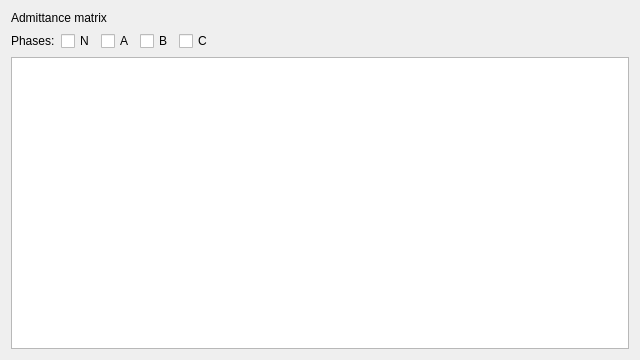
<?xml version="1.0" encoding="UTF-8"?>
<ui version="4.0">
 <class>AdmittanceMatrixEditorWidget</class>
 <widget class="QWidget" name="AdmittanceMatrixEditorWidget">
  <property name="geometry">
   <rect>
    <x>0</x>
    <y>0</y>
    <width>640</width>
    <height>360</height>
   </rect>
  </property>
  <layout class="QVBoxLayout" name="mainLayout">
   <item>
    <widget class="QLabel" name="titleLabel">
     <property name="text">
      <string>Admittance matrix</string>
     </property>
     <property name="wordWrap">
      <bool>true</bool>
     </property>
    </widget>
   </item>
   <item>
    <layout class="QHBoxLayout" name="phaseLayout">
     <item>
      <widget class="QLabel" name="phasesLabel">
       <property name="text">
        <string>Phases:</string>
       </property>
      </widget>
     </item>
     <item>
      <widget class="QCheckBox" name="phaseNCheckBox">
       <property name="text">
        <string>N</string>
       </property>
      </widget>
     </item>
     <item>
      <widget class="QCheckBox" name="phaseACheckBox">
       <property name="text">
        <string>A</string>
       </property>
      </widget>
     </item>
     <item>
      <widget class="QCheckBox" name="phaseBCheckBox">
       <property name="text">
        <string>B</string>
       </property>
      </widget>
     </item>
     <item>
      <widget class="QCheckBox" name="phaseCCheckBox">
       <property name="text">
        <string>C</string>
       </property>
      </widget>
     </item>
     <item>
      <spacer name="phaseSpacer">
       <property name="orientation">
        <enum>Qt::Horizontal</enum>
       </property>
       <property name="sizeHint" stdset="0">
        <size>
         <width>40</width>
         <height>20</height>
        </size>
       </property>
      </spacer>
     </item>
    </layout>
   </item>
   <item>
    <widget class="QTableView" name="matrixTableView"/>
   </item>
  </layout>
 </widget>
 <resources/>
 <connections/>
</ui>
